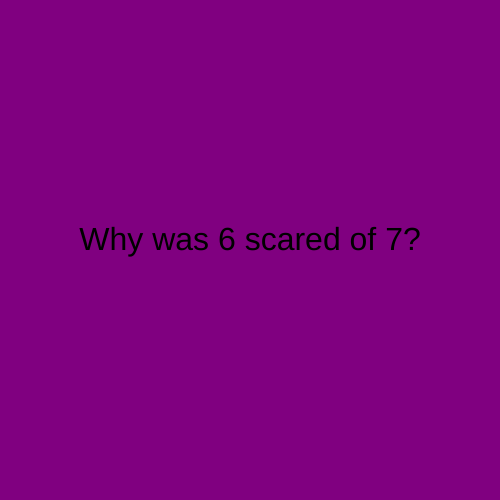
Frame 1 (no input)
Frame 60 (no input): identical to frame 1, image omitted
Frame 120 (the mouse pressed at the canvas centre since frame 60): identical to frame 1, image omitted

The p5.js sketch that drew this single still picture (run headless with seeded random() and noise() and a simulated clock; from frame 60 on, the mouse is pressed at the canvas centre):

// p5.js sketch
// ── sketch.js
let state = 0;

function setup() {
  createCanvas(500, 500);
  textAlign(CENTER);
  textSize(32);
}

function draw() {

  switch (state) {
    case 0:
      background('purple');
      text("Why was 6 scared of 7?", 250, 250);
      break;

    case 1:
      background('orange');
      text("Because 7 8 9", 250,250);
      break;
  }

}

function mouseReleased() {
  state++;
  if (state > 1) {
    state = 0;
  }
}
